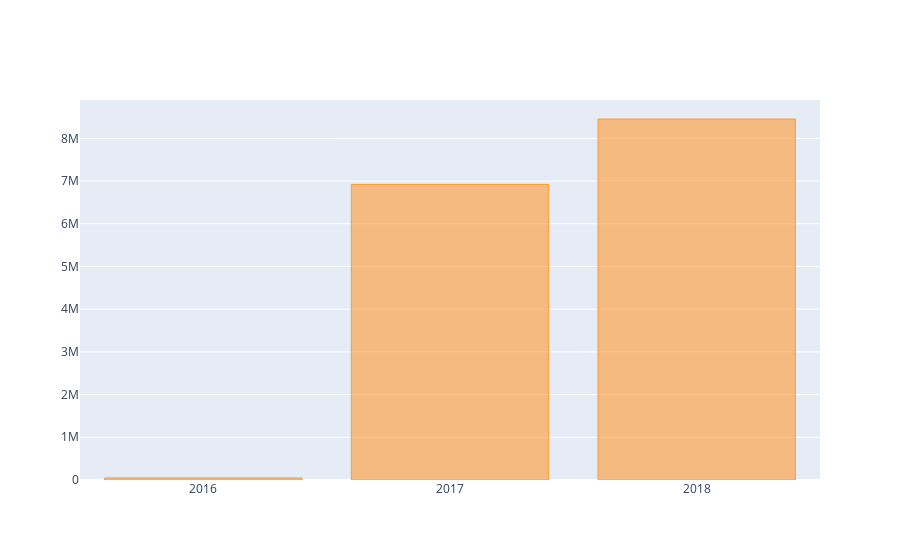

Notebook cell for this chart:
### Markdown cell above
#### 은근히 x tick 제어가 필요할 때가 꽤 있음

### Code cell
layout = {
    'xaxis': {
        'showticklabels':True,
        'tickvals':[2016, 2017, 2018]
    }
}
merged_order_payment_year.iplot(kind='bar', theme='white', layout=layout)

### Figure 1 — Plotly figure (JSON) as saved in the notebook; plotly's stock layout.template omitted (floating-point values rounded to 4 significant figures)
{"data": [{"marker": {"color": "rgba(255, 153, 51, 0.6)", "line": {"color": "rgba(255, 153, 51, 1.0)", "width": 1}}, "name": "payment_value", "orientation": "v", "text": "", "type": "bar", "x": [2016, 2017, 2018], "y": [47290.0, 6920000.0, 8452000.0]}], "layout": {"xaxis": {"showticklabels": true, "tickvals": [2016, 2017, 2018]}}}
